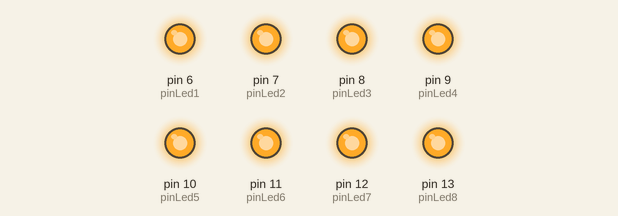
Simulated run of this sketch. Board: Arduino Uno, built with avr-gcc and run on an emulated ATmega328P. On the bench: output pins drawn as LEDs (lit = HIGH).

Above: at 0.02 s.
At 1.87 s:
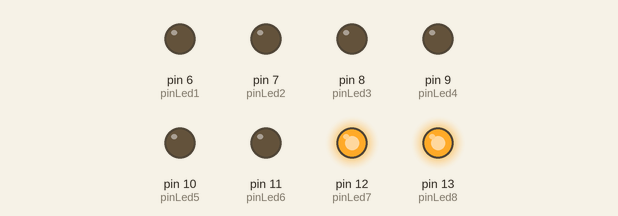
At 3.72 s:
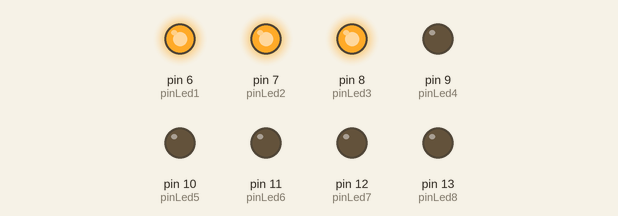
At 7.48 s:
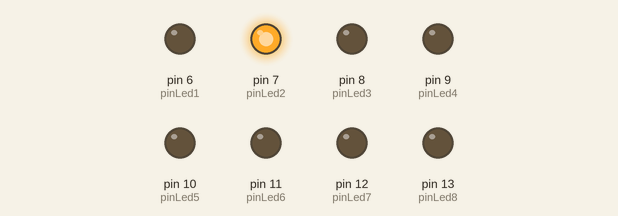
At 11.18 s:
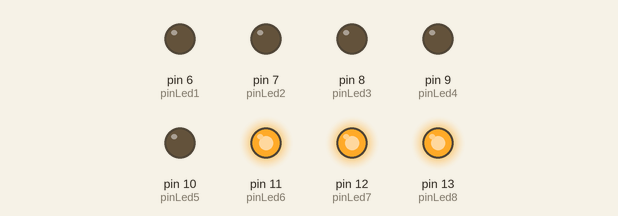
At 14.91 s:
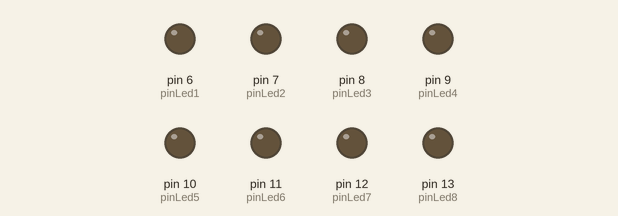
Timing chart, 0 to 20.0 s (numbered marks = the images above):
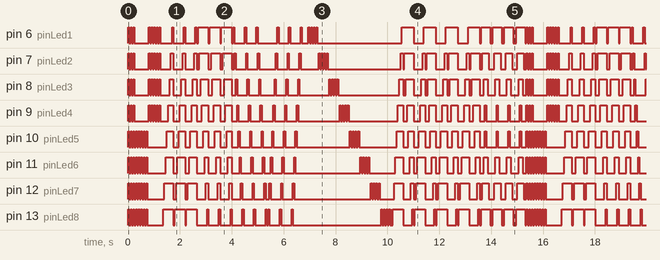

The sketch:

animasi_runnningled_10_mode.ino
```cpp
/*===============================================================
                           ANIMASI 8 BUAH LED
Oleh  :AHMAD NASIR ARRASID
email :ahmadnasir04feb@gmail.com
===============================================================*/

const int pinLed1 =  6;
const int pinLed2 =  7;
const int pinLed3 =  8;
const int pinLed4 =  9;
const int pinLed5 = 10;
const int pinLed6 = 11;
const int pinLed7 = 12;
const int pinLed8 = 13;
int spd = 50;
int spdc = 50;

//===============================================================
//                 VOID SETUP
//===============================================================
void setup() {
  pinMode(pinLed1, OUTPUT);
  pinMode(pinLed2, OUTPUT);
  pinMode(pinLed3, OUTPUT);
  pinMode(pinLed4, OUTPUT);
  pinMode(pinLed5, OUTPUT);
  pinMode(pinLed6, OUTPUT);
  pinMode(pinLed7, OUTPUT);
  pinMode(pinLed8, OUTPUT);
}

//===============================================================
//                 VOID LOOP
//===============================================================
void loop() {

    kedip_semua();
    kedip_4led_kanan();
    kedip_4led_kiri();
    kanan_kiri();
    kiri_kanan();
    ganti_satu_kekanan();
    ganti_satu_kekiri();
    kedip_satu_satu();
    lupa();
    nggk_ingat();
}
//===============================================================
//                 VOID LED
//===============================================================
void LED(byte L1,byte L2,byte L3,byte L4,byte L5,byte L6,byte L7,byte L8,int spd){
  digitalWrite(pinLed1, L1);
  digitalWrite(pinLed2, L2);
  digitalWrite(pinLed3, L3);
  digitalWrite(pinLed4, L4);
  digitalWrite(pinLed5, L5);
  digitalWrite(pinLed6, L6);
  digitalWrite(pinLed7, L7);
  digitalWrite(pinLed8, L8);
  delay(spd);
}

//===============================================================
//                 ANIMASI SATU
//===============================================================
void kedip_semua(){
  for (int s = 0 ; s < 3 ; s++){
   LED(1,1,1,1,1,1,1,1,50);
   LED(0,0,0,0,0,0,0,0,50);
  }
}

//===============================================================
//                 ANIMASI DUA
//===============================================================
void kedip_4led_kanan(){
  for (int a = 0 ; a < 5 ; a++){
   LED(0,0,0,0,1,1,1,1,50);
   LED(0,0,0,0,0,0,0,0,50);
  }
}

//===============================================================
//                 ANIMASI TIGA
//===============================================================
void kedip_4led_kiri(){
  for (int a = 0 ; a < 5 ; a++){
   LED(1,1,1,1,0,0,0,0,50);
   LED(0,0,0,0,0,0,0,0,50);
  }
}

//===============================================================
//                 ANIMASI EMPAT
//===============================================================
void kanan_kiri(){
  for (int d = 0 ; d < 3 ; d++){
   LED(0,0,0,0,0,0,0,0,50);
   LED(0,0,0,0,0,0,0,1,50);
   LED(0,0,0,0,0,0,1,1,50);
   LED(0,0,0,0,0,1,1,1,50);
   LED(0,0,0,0,1,1,1,1,50);
   LED(0,0,0,1,1,1,1,1,50);
   LED(0,0,1,1,1,1,1,1,50);
   LED(0,1,1,1,1,1,1,1,50);
   LED(1,1,1,1,1,1,1,1,50);
  }
}

//===============================================================
//                 ANIMASI LIMA
//===============================================================
void kiri_kanan(){
  for (int e = 0 ; e < 3 ; e++){
   LED(0,0,0,0,0,0,0,0,50);
   LED(1,0,0,0,0,0,0,0,50);
   LED(1,1,0,0,0,0,0,0,50);
   LED(1,1,1,0,0,0,0,0,50);
   LED(1,1,1,1,0,0,0,0,50);
   LED(1,1,1,1,1,0,0,0,50);
   LED(1,1,1,1,1,1,0,0,50);
   LED(1,1,1,1,1,1,1,0,50);
   LED(1,1,1,1,1,1,1,1,50);
  }
}

//===============================================================
//                 ANIMASI ENAM
//===============================================================
void ganti_satu_kekanan(){
  for (int g = 0 ; g < 3 ; g++){
   LED(0,0,0,0,0,0,0,0,50);
   LED(1,0,0,0,0,0,0,0,50);
   LED(0,1,0,0,0,0,0,0,50);
   LED(0,0,1,0,0,0,0,0,50);
   LED(0,0,0,1,0,0,0,0,50);
   LED(0,0,0,0,1,0,0,0,50);
   LED(0,0,0,0,0,1,0,0,50);
   LED(0,0,0,0,0,0,1,0,50);
   LED(0,0,0,0,0,0,0,1,50);
  }
}

//===============================================================
//                 ANIMASI TUJUH
//===============================================================
void ganti_satu_kekiri(){
  for (int h = 0 ; h < 3 ; h++){
   LED(0,0,0,0,0,0,0,0,50);
   LED(0,0,0,0,0,0,0,1,50);
   LED(0,0,0,0,0,0,1,0,50);
   LED(0,0,0,0,0,1,0,0,50);
   LED(0,0,0,0,1,0,0,0,50);
   LED(0,0,0,1,0,0,0,0,50);
   LED(0,0,1,0,0,0,0,0,50);
   LED(0,1,0,0,0,0,0,0,50);
   LED(1,0,0,0,0,0,0,0,50);
  }
}

//===============================================================
//                 ANIMASI DELAPAN
//===============================================================
void kedip_satu_satu(){
  for (int r = 0 ; r < 1 ; r++){

  for (int i = 0 ; i < 5 ; i++){
   LED(0,0,0,0,0,0,0,0,50);
  }
   for(int j = 0 ; j < 4 ; j ++){
   LED(1,0,0,0,0,0,0,0,50);
   LED(0,0,0,0,0,0,0,0,50);
   }
   for(int k = 0 ; k < 4 ; k ++){
   LED(0,1,0,0,0,0,0,0,50);
   LED(0,0,0,0,0,0,0,0,50);
   }
   for(int l = 0 ; l < 4 ; l ++){
   LED(0,0,1,0,0,0,0,0,50);
   LED(0,0,0,0,0,0,0,0,50);
   }
   for(int m = 0 ; m < 4 ; m ++){
   LED(0,0,0,1,0,0,0,0,50);
   LED(0,0,0,0,0,0,0,0,50);
   }
   for(int n = 0 ; n < 4 ; n ++){
   LED(0,0,0,0,1,0,0,0,50);
   LED(0,0,0,0,0,0,0,0,50);
   }
   for(int o = 0 ; o < 4 ; o ++){
   LED(0,0,0,0,0,1,0,0,50);
   LED(0,0,0,0,0,0,0,0,50);
   }
   for(int p = 0 ; p < 4 ; p ++){
   LED(0,0,0,0,0,0,1,0,50);
   LED(0,0,0,0,0,0,0,0,50);
   }
   for(int q = 0 ; q < 4 ; q ++){
   LED(0,0,0,0,0,0,0,1,50);
   LED(0,0,0,0,0,0,0,0,50);
   }
  }
}

//===============================================================
//                 ANIMASI SEMBILAN
//===============================================================
void lupa(){
  for(int f = 0 ; f < 4 ; f ++){
   LED(0,0,0,0,0,0,0,0,50);
   LED(0,0,0,0,0,0,0,1,50);
   LED(0,0,0,0,0,0,1,1,50);
   LED(0,0,0,0,0,1,1,1,50);
   LED(0,0,0,0,1,1,1,1,50);
   LED(0,0,0,1,1,1,1,1,50);
   LED(0,0,1,1,1,1,1,1,50);
   LED(0,1,1,1,1,1,1,1,50);
   LED(1,1,1,1,1,1,1,1,50);
   LED(1,0,0,0,0,0,0,0,50);
   LED(1,1,0,0,0,0,0,0,50);
   LED(1,1,1,0,0,0,0,0,50);
   LED(1,1,1,1,0,0,0,0,50);
   LED(1,1,1,1,1,0,0,0,50);
   LED(1,1,1,1,1,1,0,0,50);
   LED(1,1,1,1,1,1,1,0,50);
   LED(1,1,1,1,1,1,1,1,50);
  }
}

//===============================================================
//                 ANIMASI SEPULUH
//===============================================================
void nggk_ingat(){
 for (int c = 0 ; c < 4 ; c++){
  LED(0,0,0,0,0,0,0,0,spdc);
  LED(1,0,0,0,0,0,0,1,spdc);
  LED(1,1,0,0,0,0,1,1,spdc);
  LED(1,1,1,0,0,1,1,1,spdc);
  LED(1,1,1,1,1,1,1,1,spdc);
  LED(1,1,1,0,0,1,1,1,spdc);
  LED(1,1,0,0,0,0,1,1,spdc);
  LED(1,0,0,0,0,0,0,1,spdc);
  LED(0,0,0,0,0,0,0,0,spdc);
  }
}
//===============================================================
//             AKHIR DARI PROGRAM INI
//===============================================================
```

Measured:
- by itself, pin 6 (pinLed1), pin 7 (pinLed2), pin 8 (pinLed3), pin 9 (pinLed4), pin 10 (pinLed5), pin 11 (pinLed6), pin 12 (pinLed7), pin 13 (pinLed8): moves between LOW and HIGH, repeating every 15.4 s
- by itself, everything shown: repeats every 15.4 s, in 298 steps
